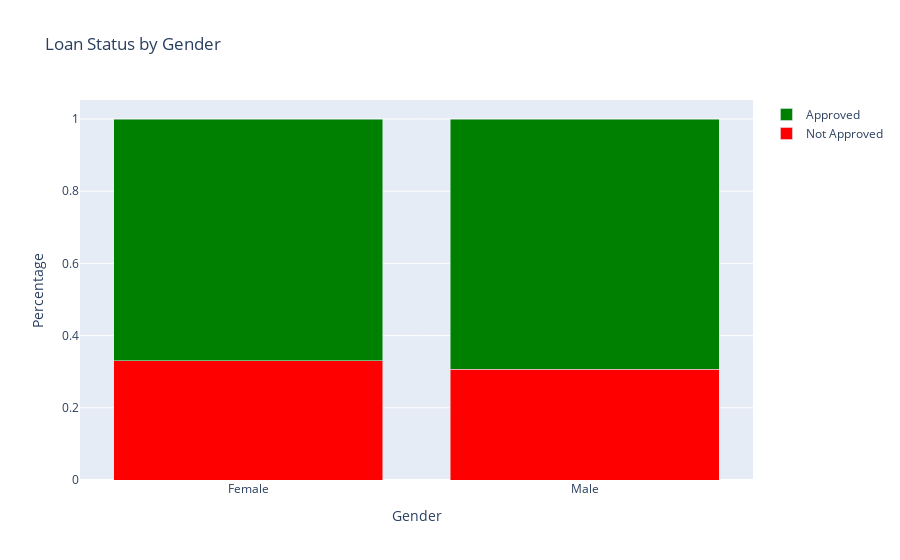

Notebook source saved alongside this figure:
### Markdown cell above
# Loan Status by Gender

### Code cell
gender_loan_crosstab = pd.crosstab(train['Gender'], train['Loan_Status'])  #counts the occurences of each combination of genders and loan statuses

# Calculate the percentage distribution
gender_loan_percentage = gender_loan_crosstab.div(gender_loan_crosstab.sum(1).astype(float), axis=0)

#Now we reset the dataframe indices to make it suitable for further processing
gender_loan_percentage.reset_index(inplace=True)

# Create traces for each loan status
trace_not_approved = go.Bar(
    x=gender_loan_percentage['Gender'],
    y=gender_loan_percentage['N'],
    name='Not Approved',
    marker=dict(color='red')
)

trace_approved = go.Bar(
    x=gender_loan_percentage['Gender'],
    y=gender_loan_percentage['Y'],
    name='Approved',
    marker=dict(color='green')
)

layout = go.Layout(
    title='Loan Status by Gender',
    xaxis=dict(title='Gender'),
    yaxis=dict(title='Percentage'),
    barmode='stack',
)

fig = go.Figure(data=[trace_not_approved, trace_approved],layout=layout)
fig.show()

### Figure 1 — Plotly figure (JSON) as saved in the notebook; plotly's stock layout.template omitted (floating-point values rounded to 4 significant figures)
{"data": [{"marker": {"color": "red"}, "name": "Not Approved", "type": "bar", "x": ["Female", "Male"], "y": [0.3304, 0.3067]}, {"marker": {"color": "green"}, "name": "Approved", "type": "bar", "x": ["Female", "Male"], "y": [0.6696, 0.6933]}], "layout": {"barmode": "stack", "title": {"text": "Loan Status by Gender"}, "xaxis": {"title": {"text": "Gender"}}, "yaxis": {"title": {"text": "Percentage"}}}}
